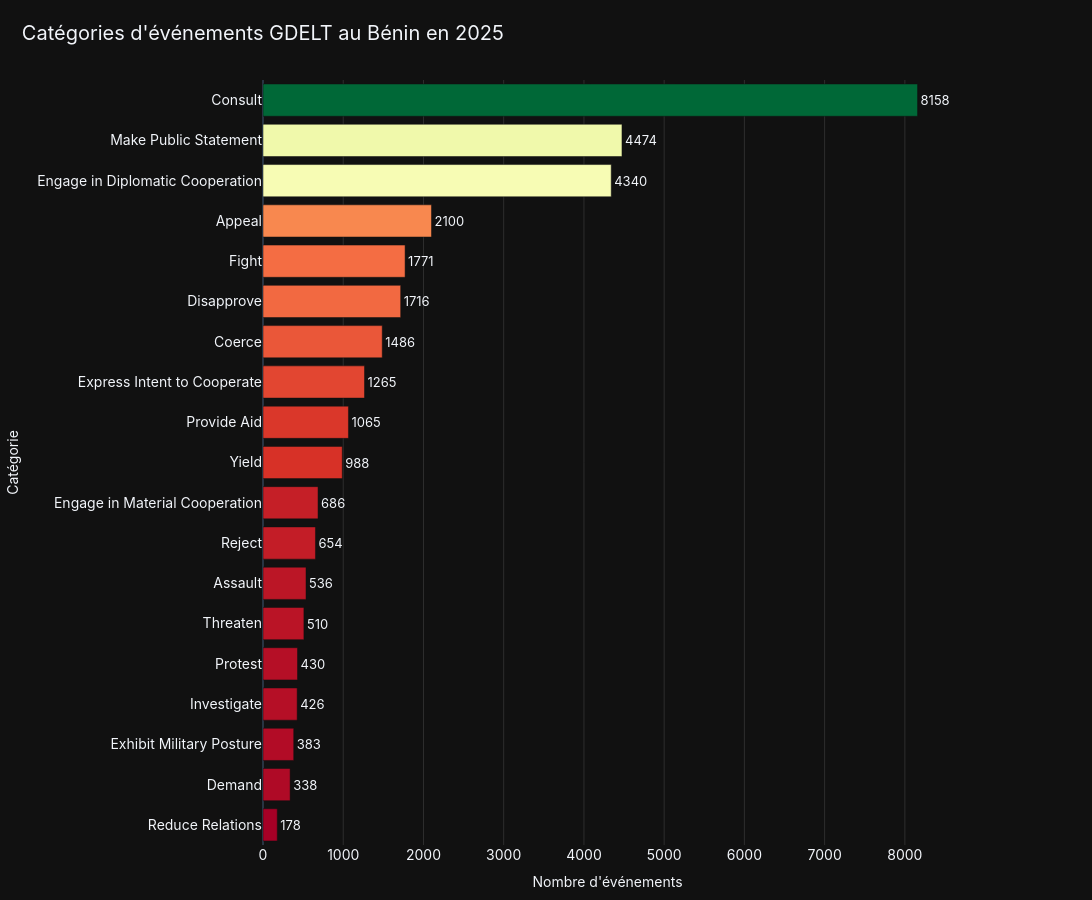

Notebook cell for this chart:
### Code cell
import plotly.express as px


# Bar chart horizontal trié croissant pour lecture naturelle
fig_eventcat = px.bar(
    df_eventcategory.sort_values("nb_occurrences", ascending=True),
    x="nb_occurrences",
    y="EventCategory",
    orientation="h",
    text="nb_occurrences",
    title="Catégories d'événements GDELT au Bénin en 2025",
    labels={
        "nb_occurrences": "Nombre d'événements",
        "EventCategory": "Catégorie"
    },
    color="nb_occurrences",
    color_continuous_scale="RdYlGn"  # Rouge (conflit) → Jaune → Vert (coopération)
)


fig_eventcat.update_traces(
    textposition="outside",
    textfont=dict(size=13),
    hovertemplate="<b>%{y}</b><br>Événements : %{x:,}<extra></extra>"
)


fig_eventcat.update_layout(
    template="plotly_dark",
    height=900,
    width=1500,
    showlegend=False,
    coloraxis_showscale=False,
    title_x=0.02,
    title_font_size=20,
    margin=dict(l=20, r=140, t=80, b=50),
    font=dict(size=14, family="Inter, Arial, sans-serif")
)


fig_eventcat.update_xaxes(
    showgrid=True,
    gridcolor="rgba(255,255,255,0.12)",
    title_font_size=14
)


fig_eventcat.update_yaxes(
    showgrid=False,
    title_font_size=14
)

# Enregistrement de la visualisation en fichier HTML interactif
fig_eventcat.write_html("categories_evenements_gdelt_benin_2025.html")

fig_eventcat.show()

### Figure 1 — Plotly figure (JSON) as saved in the notebook; plotly's stock layout.template omitted (floating-point values rounded to 4 significant figures)
{"data": [{"alignmentgroup": "True", "hovertemplate": "<b>%{y}</b><br>Événements : %{x:,}<extra></extra>", "legendgroup": "", "marker": {"color": [178, 338, 383, 426, 430, 510, 536, 654, 686, 988, 1065, 1265, 1486, 1716, 1771, 2100, 4340, 4474, 8158], "coloraxis": "coloraxis", "pattern": {"shape": ""}}, "name": "", "offsetgroup": "", "orientation": "h", "showlegend": false, "text": [178, 338, 383, 426, 430, 510, 536, 654, 686, 988, 1065, 1265, 1486, 1716, 1771, 2100, 4340, 4474, 8158], "textfont": {"size": 13}, "textposition": "outside", "type": "bar", "x": [178, 338, 383, 426, 430, 510, 536, 654, 686, 988, 1065, 1265, 1486, 1716, 1771, 2100, 4340, 4474, 8158], "xaxis": "x", "y": ["Reduce Relations", "Demand", "Exhibit Military Posture", "Investigate", "Protest", "Threaten", "Assault", "Reject", "Engage in Material Cooperation", "Yield", "Provide Aid", "Express Intent to Cooperate", "Coerce", "Disapprove", "Fight", "Appeal", "Engage in Diplomatic Cooperation", "Make Public Statement", "Consult"], "yaxis": "y"}], "layout": {"barmode": "relative", "coloraxis": {"colorbar": {"title": {"text": "Nombre d'événements"}}, "colorscale": [[0, "rgb(165,0,38)"], [0.1, "rgb(215,48,39)"], [0.2, "rgb(244,109,67)"], [0.3, "rgb(253,174,97)"], [0.4, "rgb(254,224,139)"], [0.5, "rgb(255,255,191)"], [0.6, "rgb(217,239,139)"], [0.7, "rgb(166,217,106)"], [0.8, "rgb(102,189,99)"], [0.9, "rgb(26,152,80)"], [1, "rgb(0,104,55)"]], "showscale": false}, "font": {"family": "Inter, Arial, sans-serif", "size": 14}, "height": 900, "legend": {"tracegroupgap": 0}, "margin": {"b": 50, "l": 20, "r": 140, "t": 80}, "showlegend": false, "title": {"font": {"size": 20}, "text": "Catégories d'événements GDELT au Bénin en 2025", "x": 0.02}, "width": 1500, "xaxis": {"anchor": "y", "domain": [0, 1], "gridcolor": "rgba(255,255,255,0.12)", "showgrid": true, "title": {"font": {"size": 14}, "text": "Nombre d'événements"}}, "yaxis": {"anchor": "x", "domain": [0, 1], "showgrid": false, "title": {"font": {"size": 14}, "text": "Catégorie"}}}}
